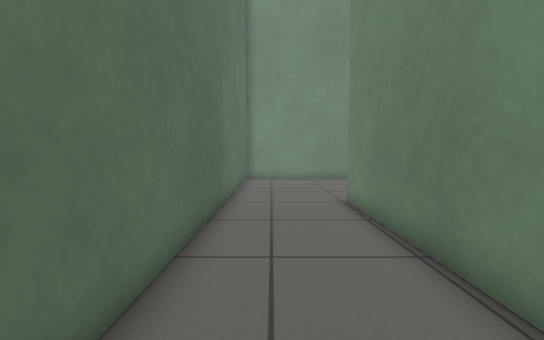
View 1 (above)

12 first-person views from a walk through a Gazebo world. The camera is 0.18 m above the floor, tilts 4° down and sees 90° across. The floor is counted in squares, 0.1 m on a side. Each view is taken from the middle of a square. On the plan, view 1 faces up. The plan holds only what a view shows up to about 15 squares ahead; the rest is blank.

View 2
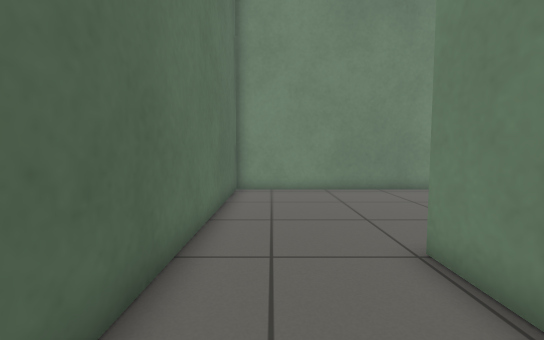

View 3
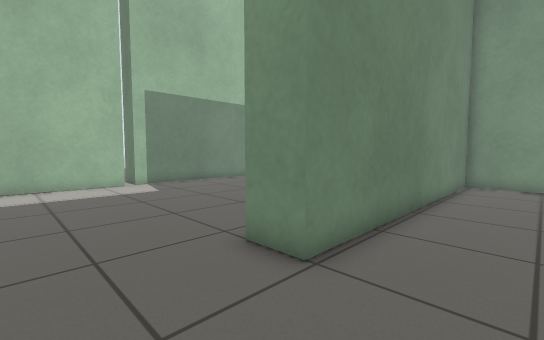

View 4
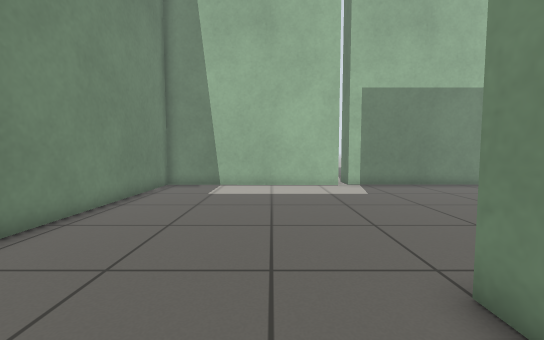

View 5
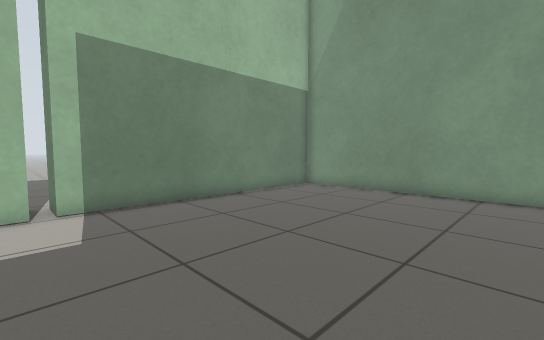

View 6
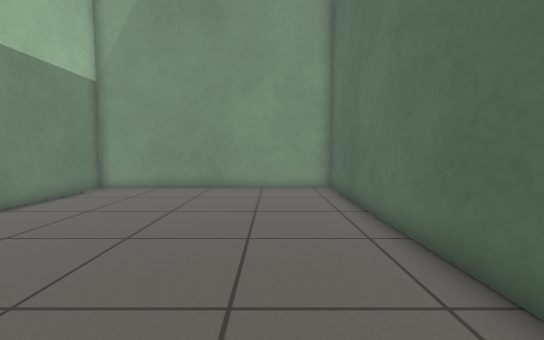

View 7
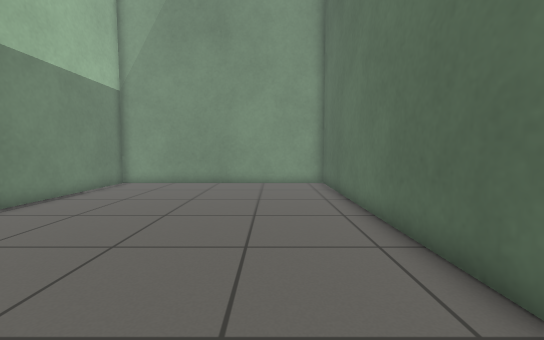

View 8
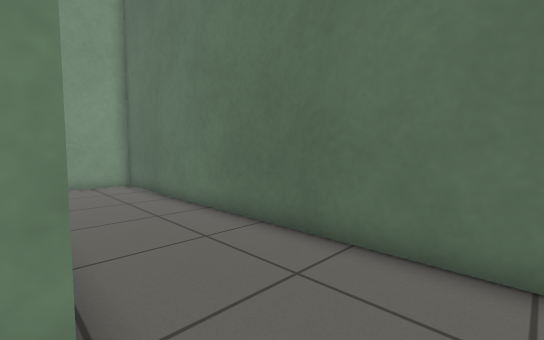

View 9
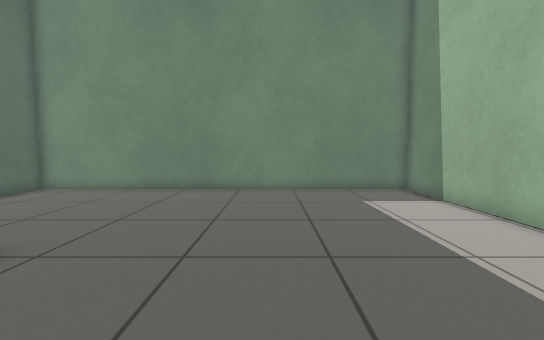

View 10
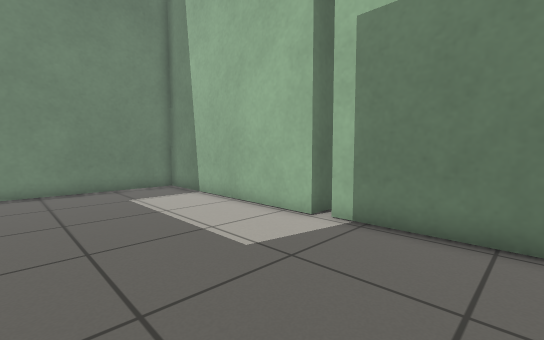

View 11
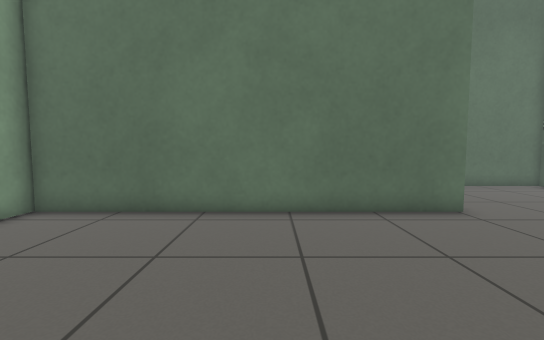

View 12
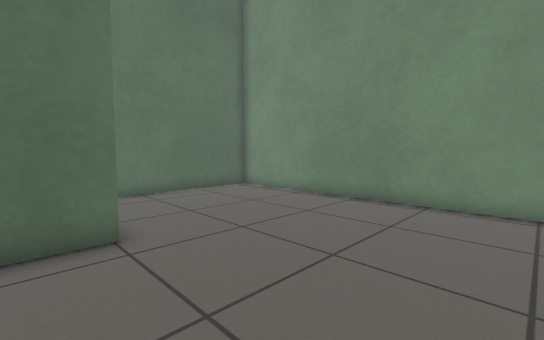

### Floor plan
Points are (right, up) in squares from view 1. A wall is a line through its corners. A room is listed if a view was taken in it or the views show most of it. See-through windows are left out.
Room 1 (views 1, 2, 3, 4, 8)
walls: (4.6, 17.5) (-1.6, 17.5) (-1.6, -3) (2.7, -3) (2.7, 9.6) (4.2, 9.6)
ways out: opening at (3.5, 13.5) to room 2
Room 2 (views 5, 6, 7, 9, 10, 11, 12)
walls: (16.1, 8.5) (15.1, 8.5) (15.2, 17.5) (4.6, 17.5); (4.2, 9.6) (4.2, -3) (15.3, -3) (15.3, 8) (16.5, 8)
ways out: opening at (3.5, 13.5) to room 1

Positions as (right, up) in squares from view 1, and headings:
1: (0, 0), facing up
2: (0, 5), facing up
3: (0, 13), facing down-right
4: (1, 12), facing right
5: (6, 9), facing down-right
6: (7, 10), facing down
7: (7, 12), facing down
8: (3, 12), facing down-left
9: (9, 5), facing up
10: (9, 4), facing up-right
11: (12, 4), facing left
12: (10, 8), facing up-left
